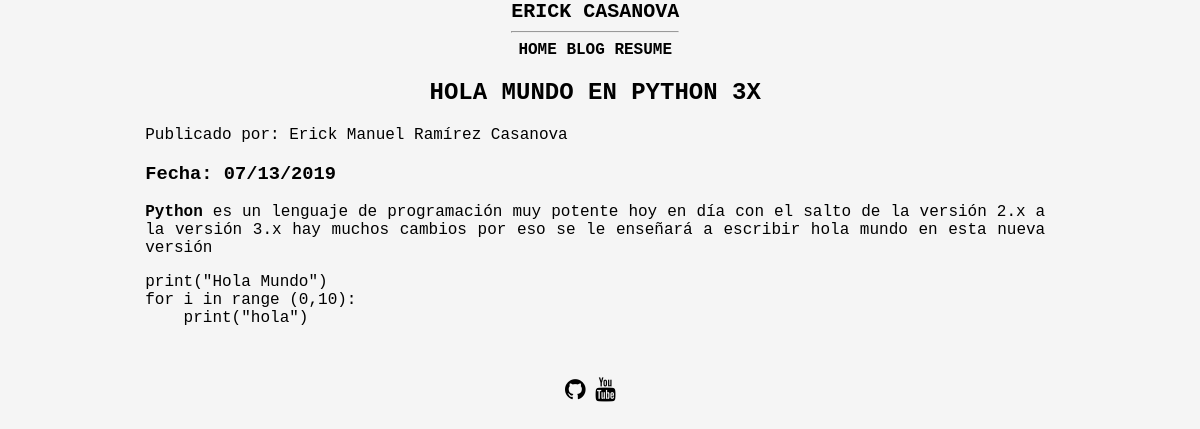
Page /blog/1/ on the committed database.
### blog/models.py (models this page shows, shortened)
class Post(models.Model):
    title = models.CharField(max_length=200, verbose_name="Título")
    content = RichTextField(verbose_name="Contenido")
    published = models.DateTimeField(verbose_name="Fecha de publicación", default=now)
    writer = models.CharField(max_length=200, verbose_name="Escritor")
    author = models.ForeignKey(User, verbose_name="Autor", on_delete=models.CASCADE)
    categories = models.ManyToManyField(Category, verbose_name="Categorías")
    created = models.DateTimeField(auto_now_add=True, verbose_name="Fecha de creación")
    updated =  models.DateTimeField(auto_now=True, verbose_name="Fecha de edición")
    class Meta:
        verbose_name = "entrada"
        verbose_name_plural = "entradas"
        ordering = ['-created']

### blog/views.py (the view)
# urls.py: path('blog/<id>/',post),
def post(request, id):
    post = Post.objects.get(id=id)
    return render(request, "blog/post.html",{'posts':post})

### blog/templates/blog/post.html
{% extends "core/base.html" %}
{% load static %}
{% block content %}
<div id="content">
        <h2 class="title">{{posts.title}}</h2>
        <p>Publicado por: {{posts.writer}}</p>
        <div class="content-info">
          <h3>
            <span class="content-info-date">Fecha: {{posts.published|date:"SHORT_DATE_FORMAT"}}</span>
          </h3>
          <article class="content">
             <p>{{posts.content|safe}}</p>
          </article>
        </div>
    </div>
{% endblock %}

### core/static/core/css/simple.css (style rules this page uses)
html { font-family: Monospace, Courier; }
body { font-size: 16px; max-width: 900px; padding-left: 2ch; padding-right: 3ch; margin: 0 auto; background: #F5F5F5; }
p { text-align: justify; }
.title { text-decoration: none; text-transform: uppercase; text-align: center; }

### rows in the picture
Post: title "HOLA MUNDO EN PYTHON 3X", writer "Erick Manuel Ramírez Casanova", published "07/13/2019", content "Python es un lenguaje de programación muy potente hoy en día con el salto de la versión 2.x a la versión 3.x hay muchos cambios por eso se le enseñará a escribir hola mundo en esta nueva versión print(\"Hola Mundo\") for i in range (0,10): print(\"hola\")"
